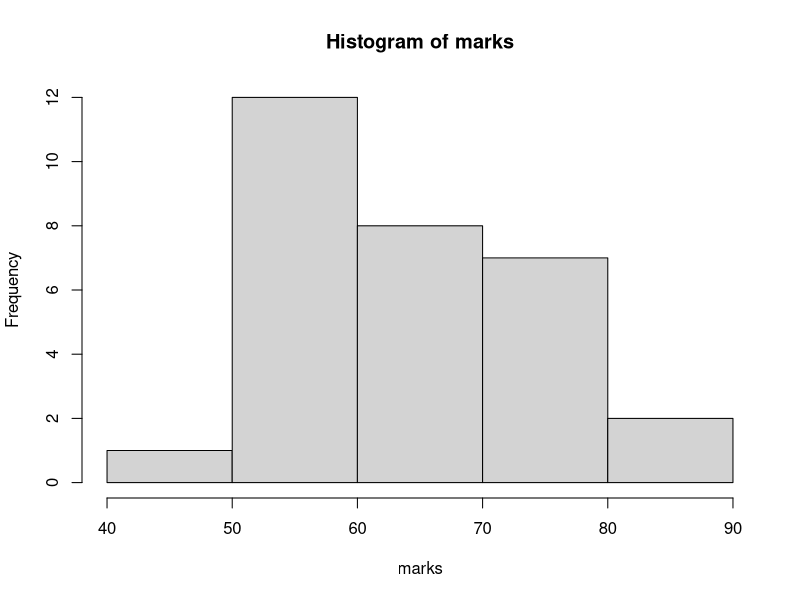
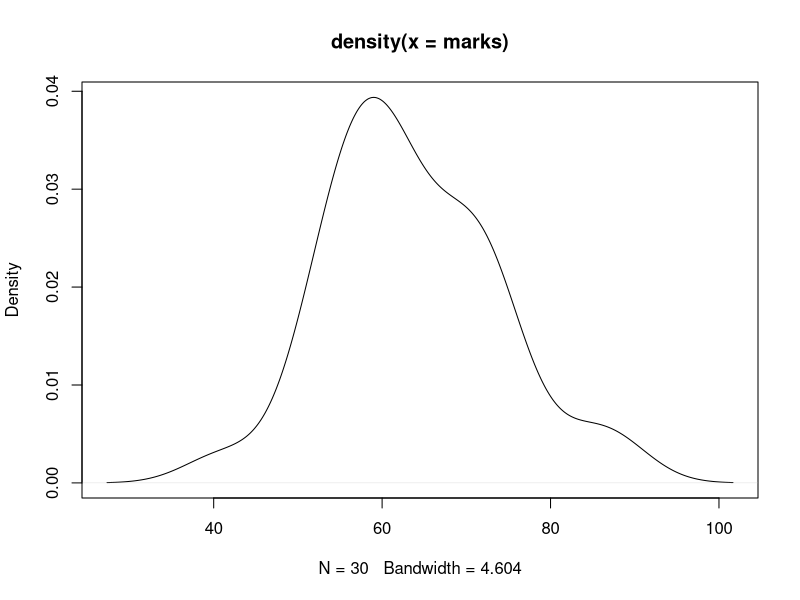
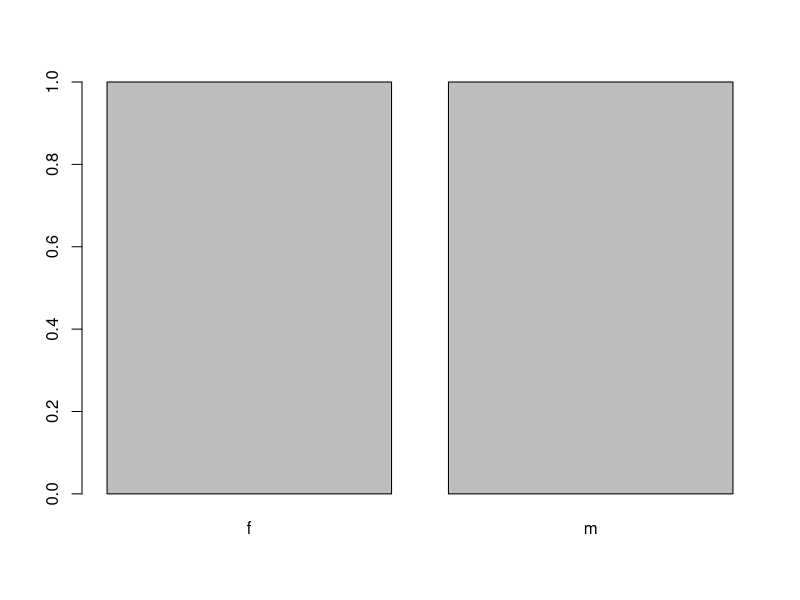
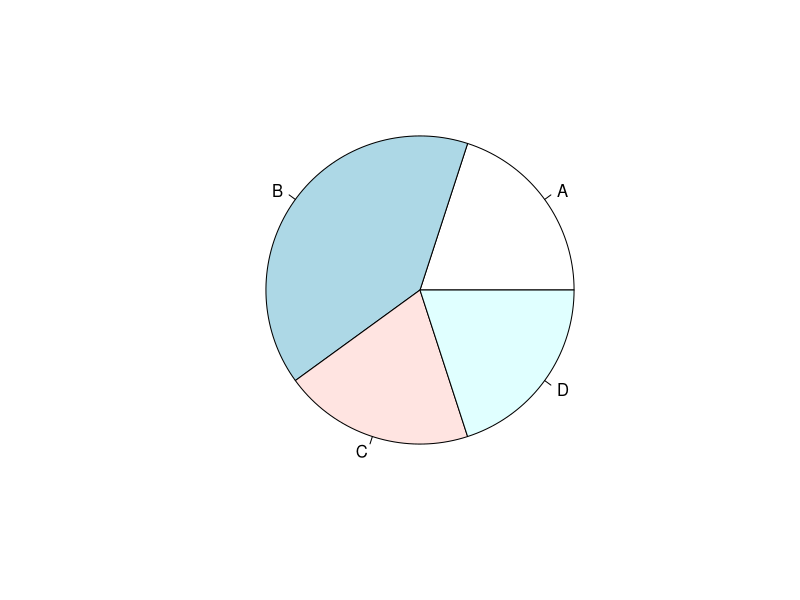

Recreate these plots in R, in order.
#vector
x=c(1,2,3)
x1=1:100000
length(x1)
x
x1
x2=seq(10,100,2)
x2
?seq

#numeric vector----



(marks=rnorm(n=30,mean=60,sd=10))
?rnorm

mean(marks)
median(marks)
sd(marks)
var(marks)
summary(marks)

#Properties of Vectors

length(marks)
str(marks)
class(marks)
hist(marks)
plot(density(marks))

#character vector----

names=c('ram','bob','robin')
length(names)
class(names)
summary(names)

gender=c('m','f')
summary(gender)
genderF=factor(gender)
summary(genderF)


grades= c('A','B','C','D','B')
gradesF = factor(grades,ordered=T)
summary(gradesF)
gradesF

gradesF1 = factor(grades,ordered=T,levels=c('D','B','A','C'))
gradesF1


table(gender)
barplot(table(gender))
pie(table(gradesF))


#locical vector----

married = c(TRUE, FALSE, T,F,T,F,T,T)
married
sum(married)
class(married)
summary(married)


#subset of marks
marks

trunc(marks); round(marks,1); floor(marks); ceiling(marks)
marks1=trunc(marks)
marks1
marks1[1]
marks1[1:5]
marks1[-2]
marks1[c(1,5,10)]

marks1[-c(1.10)]
mean(marks1[-c(1.10)])
marks1[marks1>60]
marks1>6
marks1[marks1>60&marks<70]

set.seed(1234)
gender2=sample(c('M','F'),size=30,replace=T,prob=c(.6,.4))
gender2
?sample
table(gender2)
prop.table(table(gender2))
table(gender2)

?factor




